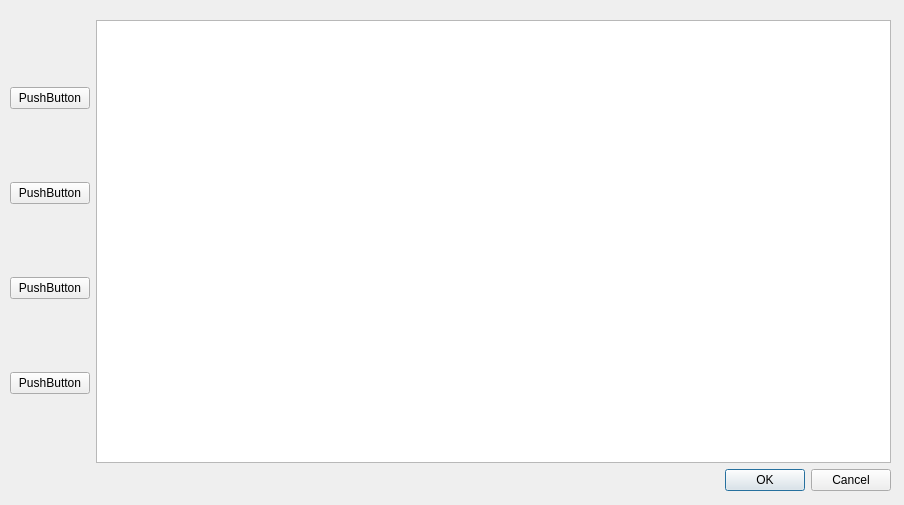
<?xml version="1.0" encoding="UTF-8"?>
<ui version="4.0">
 <class>FileAnalyzerDialog</class>
 <widget class="QDialog" name="FileAnalyzerDialog">
  <property name="geometry">
   <rect>
    <x>0</x>
    <y>0</y>
    <width>904</width>
    <height>505</height>
   </rect>
  </property>
  <property name="windowTitle">
   <string>Dialog</string>
  </property>
  <widget class="QWidget" name="gridLayoutWidget">
   <property name="geometry">
    <rect>
     <x>10</x>
     <y>20</y>
     <width>881</width>
     <height>471</height>
    </rect>
   </property>
   <layout class="QGridLayout" name="gridLayout">
    <item row="0" column="0">
     <layout class="QGridLayout" name="gridLayout_2">
      <item row="3" column="0">
       <widget class="QPushButton" name="pushButton">
        <property name="text">
         <string>PushButton</string>
        </property>
       </widget>
      </item>
      <item row="1" column="0">
       <widget class="QPushButton" name="pushButton_3">
        <property name="text">
         <string>PushButton</string>
        </property>
       </widget>
      </item>
      <item row="2" column="0">
       <widget class="QPushButton" name="pushButton_2">
        <property name="text">
         <string>PushButton</string>
        </property>
       </widget>
      </item>
      <item row="0" column="0">
       <widget class="QPushButton" name="pushButton_4">
        <property name="text">
         <string>PushButton</string>
        </property>
       </widget>
      </item>
     </layout>
    </item>
    <item row="1" column="1">
     <widget class="QDialogButtonBox" name="buttonBox">
      <property name="orientation">
       <enum>Qt::Horizontal</enum>
      </property>
      <property name="standardButtons">
       <set>QDialogButtonBox::Cancel|QDialogButtonBox::Ok</set>
      </property>
     </widget>
    </item>
    <item row="0" column="1">
     <widget class="QTableView" name="tableView"/>
    </item>
   </layout>
  </widget>
 </widget>
 <resources/>
 <connections>
  <connection>
   <sender>buttonBox</sender>
   <signal>accepted()</signal>
   <receiver>FileAnalyzerDialog</receiver>
   <slot>accept()</slot>
   <hints>
    <hint type="sourcelabel">
     <x>248</x>
     <y>254</y>
    </hint>
    <hint type="destinationlabel">
     <x>157</x>
     <y>274</y>
    </hint>
   </hints>
  </connection>
  <connection>
   <sender>buttonBox</sender>
   <signal>rejected()</signal>
   <receiver>FileAnalyzerDialog</receiver>
   <slot>reject()</slot>
   <hints>
    <hint type="sourcelabel">
     <x>316</x>
     <y>260</y>
    </hint>
    <hint type="destinationlabel">
     <x>286</x>
     <y>274</y>
    </hint>
   </hints>
  </connection>
 </connections>
</ui>
